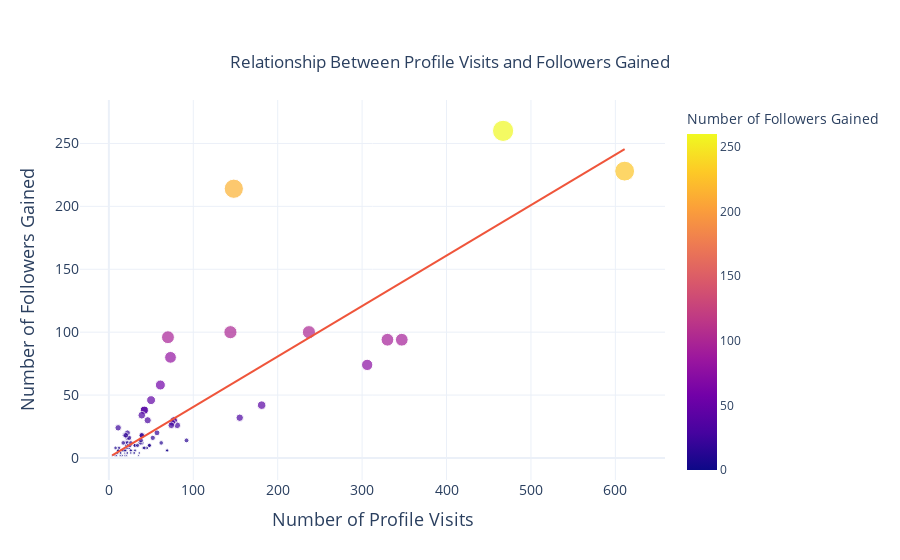

Notebook code for this chart:
### Markdown cell above
Relationship Between Profile Visits and Followers

### Code cell
import plotly.express as px

figure = px.scatter(
    data_frame=data,
    x="Profile Visits",
    y="Follows",
    size="Follows",
    trendline="ols",
    title="Relationship Between Profile Visits and Followers Gained",
    labels={
        "Profile Visits": "Number of Profile Visits",
        "Follows": "Number of Followers Gained"
    },
    size_max=15,  
    color="Follows",  
    template="plotly_white" 
)

figure.update_layout(
    title={
        'text': "Relationship Between Profile Visits and Followers Gained",
        'y':0.9,
        'x':0.5,
        'xanchor': 'center',
        'yanchor': 'top'
    },
    xaxis=dict(
        title="Number of Profile Visits",
        titlefont=dict(size=18),
        tickfont=dict(size=14)
    ),
    yaxis=dict(
        title="Number of Followers Gained",
        titlefont=dict(size=18),
        tickfont=dict(size=14)
    ),
    legend_title=dict(font=dict(size=16))
)

figure.show()

### Figure 1 — Plotly figure (JSON) as saved in the notebook; plotly's stock layout.template omitted (floating-point values rounded to 4 significant figures)
{"data": [{"hovertemplate": "Number of Profile Visits=%{x}<br>Number of Followers Gained=%{marker.color}<extra></extra>", "legendgroup": "", "marker": {"color": [2, 10, 12, 8, 0, 2, 0, 6, 4, 6, 4, 0, 2, 4, 42, 6, 2, 2, 30, 0, 0, 24, 100, 2, 4, 6, 6, 6, 2, 2, 20, 2, 4, 8, 26, 2, 2, 4, 0, 2, 94, 8, 18, 10, 4, 4, 4, 4, 18, 38, 10, 12, 4, 4, 74, 0, 6, 6, 0, 6, 12, 10, 8, 8, 46, 12, 10, 94, 6, 10, 6, 4, 12, 16, 12, 8, 32, 8, 16, 6, 10, 10, 6, 2, 2, 30, 0, 4, 4, 18, 38, 10, 2, 4, 6, 6, 6, 2, 2, 14, 8, 14, 28, 18, 12, 34, 26, 260, 16, 96, 20, 30, 58, 100, 80, 18, 10, 214, 228], "coloraxis": "coloraxis", "size": [2, 10, 12, 8, 0, 2, 0, 6, 4, 6, 4, 0, 2, 4, 42, 6, 2, 2, 30, 0, 0, 24, 100, 2, 4, 6, 6, 6, 2, 2, 20, 2, 4, 8, 26, 2, 2, 4, 0, 2, 94, 8, 18, 10, 4, 4, 4, 4, 18, 38, 10, 12, 4, 4, 74, 0, 6, 6, 0, 6, 12, 10, 8, 8, 46, 12, 10, 94, 6, 10, 6, 4, 12, 16, 12, 8, 32, 8, 16, 6, 10, 10, 6, 2, 2, 30, 0, 4, 4, 18, 38, 10, 2, 4, 6, 6, 6, 2, 2, 14, 8, 14, 28, 18, 12, 34, 26, 260, 16, 96, 20, 30, 58, 100, 80, 18, 10, 214, 228], "sizemode": "area", "sizeref": 1.156, "symbol": "circle"}, "mode": "markers", "name": "", "orientation": "v", "showlegend": false, "type": "scatter", "x": [35, 48, 62, 23, 8, 9, 26, 12, 36, 31, 29, 15, 8, 20, 181, 17, 16, 21, 77, 10, 9, 11, 144, 14, 10, 19, 69, 11, 19, 9, 57, 13, 11, 24, 81, 4, 7, 14, 18, 8, 330, 21, 19, 32, 19, 21, 14, 30, 39, 42, 31, 20, 12, 22, 306, 13, 26, 16, 15, 15, 39, 21, 8, 45, 50, 37, 25, 347, 26, 48, 16, 26, 17, 52, 22, 41, 155, 12, 22, 20, 23, 25, 17, 16, 21, 77, 10, 14, 30, 39, 42, 31, 14, 10, 19, 69, 11, 19, 9, 38, 42, 92, 75, 21, 26, 39, 74, 467, 24, 70, 22, 46, 61, 237, 73, 20, 34, 148, 611], "xaxis": "x", "y": [2, 10, 12, 8, 0, 2, 0, 6, 4, 6, 4, 0, 2, 4, 42, 6, 2, 2, 30, 0, 0, 24, 100, 2, 4, 6, 6, 6, 2, 2, 20, 2, 4, 8, 26, 2, 2, 4, 0, 2, 94, 8, 18, 10, 4, 4, 4, 4, 18, 38, 10, 12, 4, 4, 74, 0, 6, 6, 0, 6, 12, 10, 8, 8, 46, 12, 10, 94, 6, 10, 6, 4, 12, 16, 12, 8, 32, 8, 16, 6, 10, 10, 6, 2, 2, 30, 0, 4, 4, 18, 38, 10, 2, 4, 6, 6, 6, 2, 2, 14, 8, 14, 28, 18, 12, 34, 26, 260, 16, 96, 20, 30, 58, 100, 80, 18, 10, 214, 228], "yaxis": "y"}, {"hovertemplate": "<b>OLS trendline</b><br>Follows = 0.400884 * Profile Visits + 0.46283<br>R<sup>2</sup>=0.727868<br><br>Number of Profile Visits=%{x}<br>Number of Followers Gained=%{y} <b>(trend)</b><extra></extra>", "legendgroup": "", "marker": {"symbol": "circle"}, "mode": "lines", "name": "", "showlegend": false, "type": "scatter", "x": [4, 7, 8, 8, 8, 8, 9, 9, 9, 9, 10, 10, 10, 10, 11, 11, 11, 11, 12, 12, 12, 13, 13, 14, 14, 14, 14, 14, 15, 15, 15, 16, 16, 16, 16, 17, 17, 17, 18, 19, 19, 19, 19, 19, 19, 20, 20, 20, 20, 21, 21, 21, 21, 21, 21, 22, 22, 22, 22, 23, 23, 24, 24, 25, 25, 26, 26, 26, 26, 26, 29, 30, 30, 31, 31, 31, 32, 34, 35, 36, 37, 38, 39, 39, 39, 39, 41, 42, 42, 42, 45, 46, 48, 48, 50, 52, 57, 61, 62, 69, 69, 70, 73, 74, 75, 77, 77, 81, 92, 144, 148, 155, 181, 237, 306, 330, 347, 467, 611], "xaxis": "x", "y": [2.066, 3.269, 3.67, 3.67, 3.67, 3.67, 4.071, 4.071, 4.071, 4.071, 4.472, 4.472, 4.472, 4.472, 4.873, 4.873, 4.873, 4.873, 5.273, 5.273, 5.273, 5.674, 5.674, 6.075, 6.075, 6.075, 6.075, 6.075, 6.476, 6.476, 6.476, 6.877, 6.877, 6.877, 6.877, 7.278, 7.278, 7.278, 7.679, 8.08, 8.08, 8.08, 8.08, 8.08, 8.08, 8.481, 8.481, 8.481, 8.481, 8.881, 8.881, 8.881, 8.881, 8.881, 8.881, 9.282, 9.282, 9.282, 9.282, 9.683, 9.683, 10.08, 10.08, 10.48, 10.48, 10.89, 10.89, 10.89, 10.89, 10.89, 12.09, 12.49, 12.49, 12.89, 12.89, 12.89, 13.29, 14.09, 14.49, 14.89, 15.3, 15.7, 16.1, 16.1, 16.1, 16.1, 16.9, 17.3, 17.3, 17.3, 18.5, 18.9, 19.71, 19.71, 20.51, 21.31, 23.31, 24.92, 25.32, 28.12, 28.12, 28.52, 29.73, 30.13, 30.53, 31.33, 31.33, 32.93, 37.34, 58.19, 59.79, 62.6, 73.02, 95.47, 123.1, 132.8, 139.6, 187.7, 245.4], "yaxis": "y"}], "layout": {"coloraxis": {"colorbar": {"title": {"text": "Number of Followers Gained"}}, "colorscale": [[0, "#0d0887"], [0.1111, "#46039f"], [0.2222, "#7201a8"], [0.3333, "#9c179e"], [0.4444, "#bd3786"], [0.5556, "#d8576b"], [0.6667, "#ed7953"], [0.7778, "#fb9f3a"], [0.8889, "#fdca26"], [1, "#f0f921"]]}, "legend": {"itemsizing": "constant", "title": {"font": {"size": 16}}, "tracegroupgap": 0}, "title": {"text": "Relationship Between Profile Visits and Followers Gained", "x": 0.5, "xanchor": "center", "y": 0.9, "yanchor": "top"}, "xaxis": {"anchor": "y", "domain": [0, 1], "tickfont": {"size": 14}, "title": {"font": {"size": 18}, "text": "Number of Profile Visits"}}, "yaxis": {"anchor": "x", "domain": [0, 1], "tickfont": {"size": 14}, "title": {"font": {"size": 18}, "text": "Number of Followers Gained"}}}}
